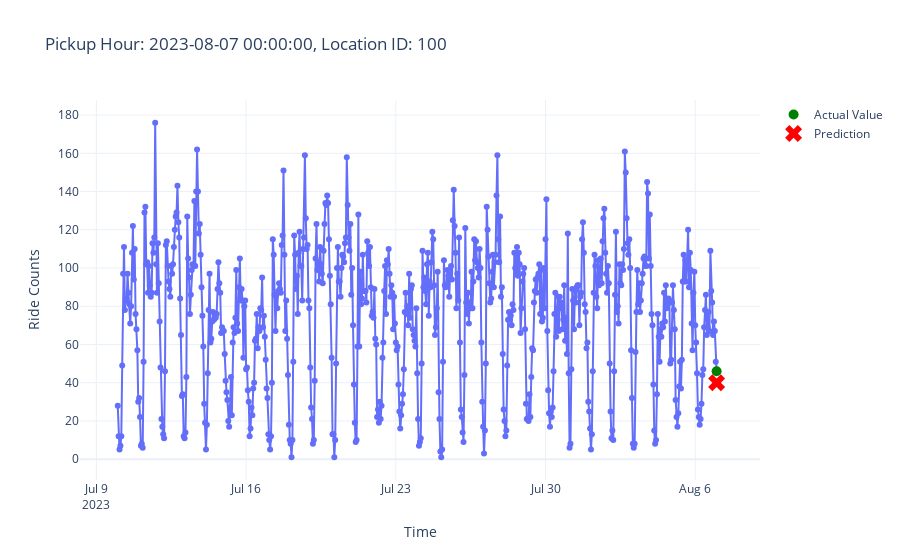

Notebook source saved alongside this figure:
### Code cell
from src.plot_utils import plot_aggregated_time_series

plot_aggregated_time_series(X_test, y_test, 15000, predictions)

### Figure 1 — Plotly figure (JSON) as saved in the notebook; plotly's stock layout.template omitted (floating-point values rounded to 4 significant figures; data arrays with more than 128 entries replaced by an {"elided": "..."} marker saying what was removed)
{"data": [{"hovertemplate": "Time=%{x}<br>Ride Counts=%{y}<extra></extra>", "legendgroup": "", "line": {"color": "#636efa", "dash": "solid"}, "marker": {"symbol": "circle"}, "mode": "lines+markers", "name": "", "orientation": "v", "showlegend": false, "type": "scatter", "x": {"elided": "673 str values"}, "xaxis": "x", "y": {"elided": "673 int values"}, "yaxis": "y"}, {"line": {"color": "green"}, "marker": {"size": 10}, "mode": "markers", "name": "Actual Value", "type": "scatter", "x": ["2023-08-07T00:00:00.000000000"], "y": [46]}, {"line": {"color": "red"}, "marker": {"size": 15, "symbol": "x"}, "mode": "markers", "name": "Prediction", "type": "scatter", "x": ["2023-08-07T00:00:00.000000000"], "y": [40]}], "layout": {"legend": {"tracegroupgap": 0}, "title": {"text": "Pickup Hour: 2023-08-07 00:00:00, Location ID: 100"}, "xaxis": {"anchor": "y", "domain": [0, 1], "title": {"text": "Time"}}, "yaxis": {"anchor": "x", "domain": [0, 1], "title": {"text": "Ride Counts"}}}}
